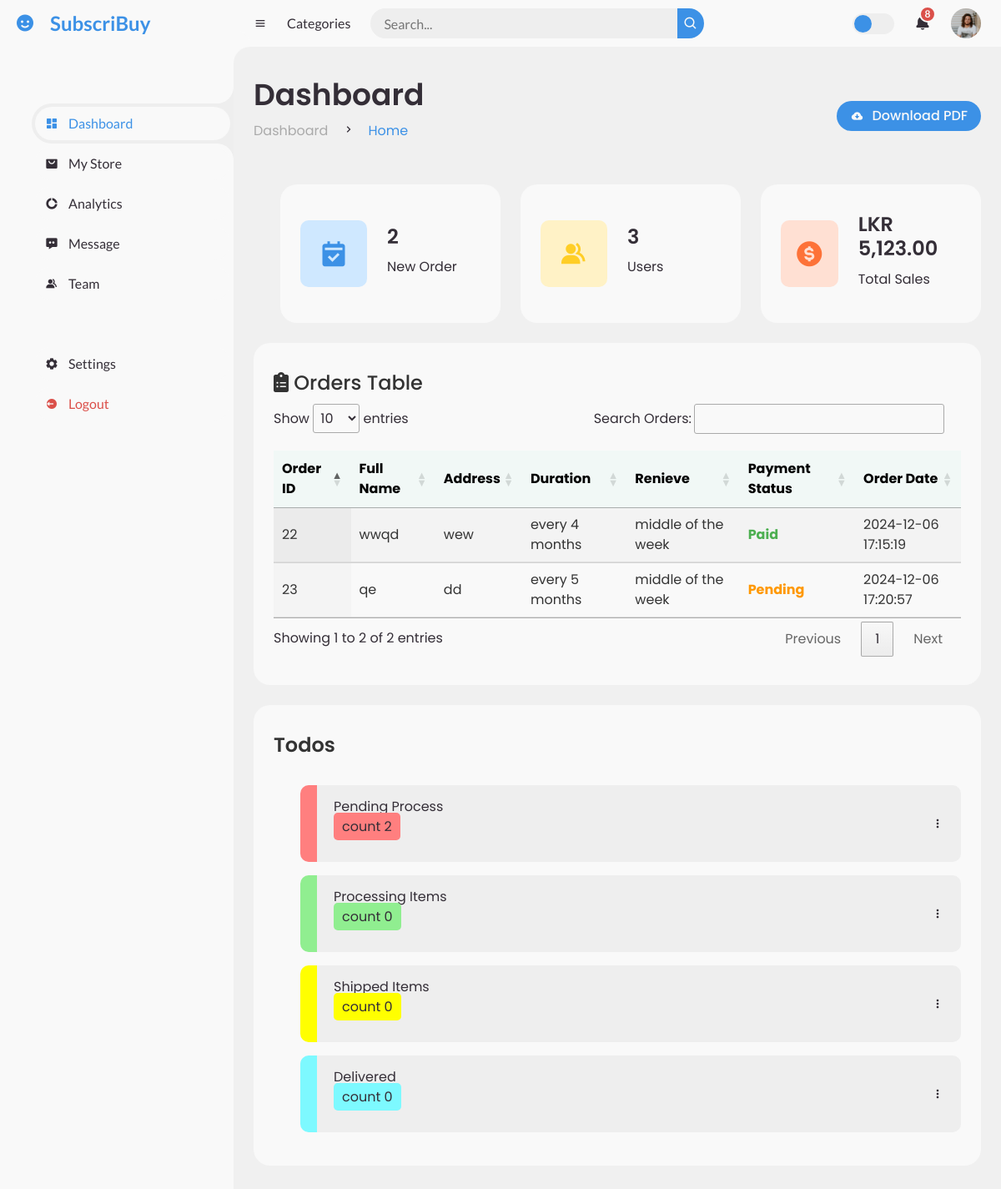
Page /admin/index.php on the earlier database version.
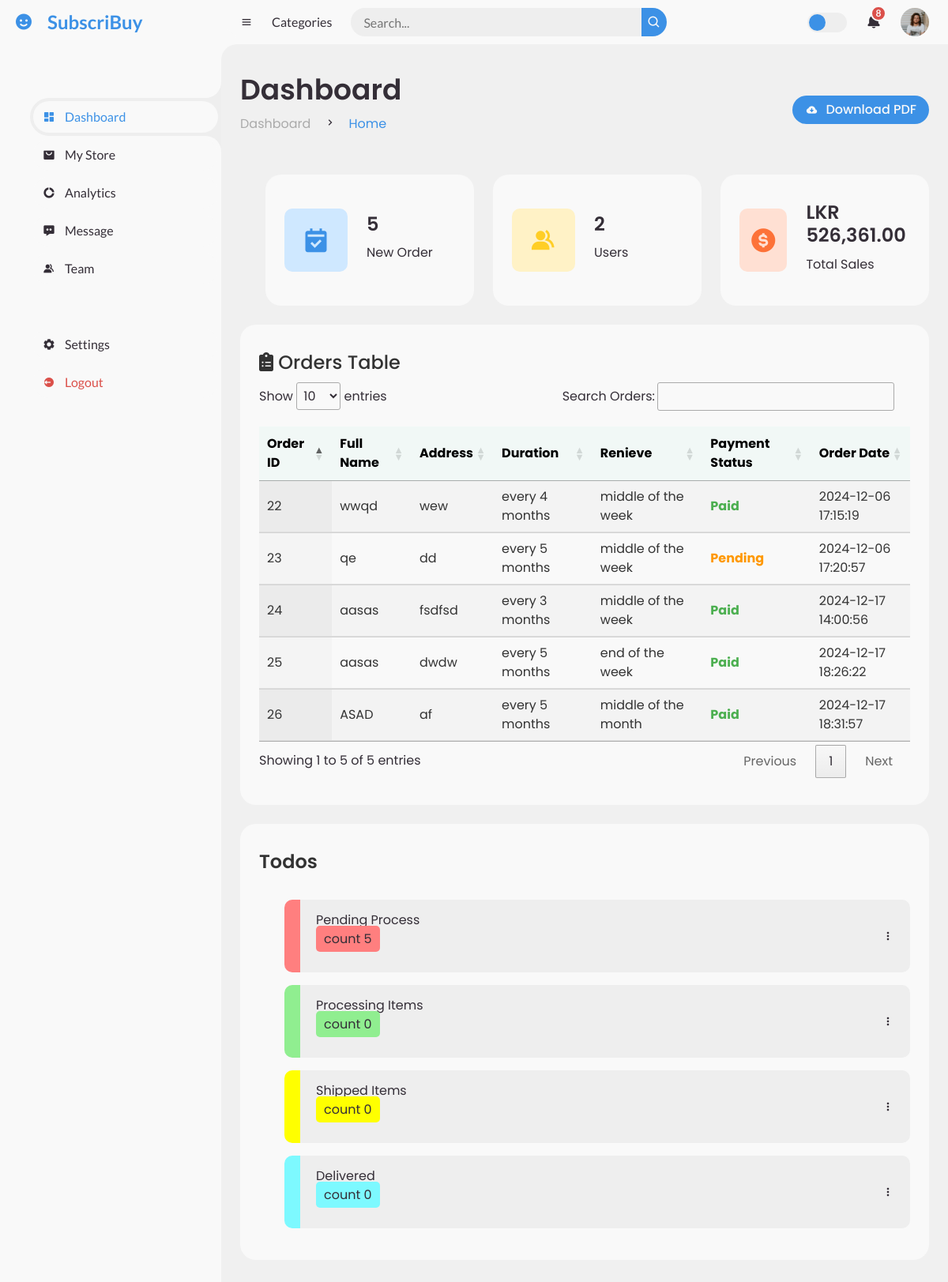
Same page on the later database version.
### tables this page shows
CREATE TABLE `orders` (
  `id` int(11) NOT NULL,
  `fullname` varchar(255) NOT NULL,
  `email` varchar(255) NOT NULL,
  `address` text NOT NULL,
  `duration` varchar(50) DEFAULT NULL,
  `renieve` varchar(255) DEFAULT NULL,
  `total_price` decimal(10,2) NOT NULL,
  `payment_status` enum('pending','paid','failed') DEFAULT 'pending',
  `transaction_id` varchar(255) DEFAULT NULL,
  `order_date` timestamp NOT NULL DEFAULT current_timestamp(),
  `order_status` varchar(20) DEFAULT 'toPay'
);

### admin/index.php (the view, shortened to what this page needs)
<?php
$activePage = 'dashboard';
include('admin-header.php');
?>
<?php
include '../dbase.php';
$query = "SELECT COUNT(*) AS pending_count FROM orders WHERE order_status = 'pending'";
$result = $conn->query($query);
$pending_count = 0;
if ($row = $result->fetch_assoc()) {
    $pending_count = $row['pending_count'];
}
$query = "SELECT COUNT(*) AS processing_count FROM orders WHERE order_status = 'processing'";
$result = $conn->query($query);
$processing_count = 0;
if ($row = $result->fetch_assoc()) {
    $processing_count = $row['processing_count'];
}
$query = "SELECT COUNT(*) AS shipped_count FROM orders WHERE order_status = 'shipped'";
$result = $conn->query($query);
$shipped_count = 0;
if ($row = $result->fetch_assoc()) {
    $shipped_count = $row['shipped_count'];
}
$query = "SELECT COUNT(*) AS delivered_count FROM orders WHERE order_status = 'delivered'";
$result = $conn->query($query);
$delivered_count = 0;
if ($row = $result->fetch_assoc()) {
    $delivered_count = $row['delivered_count'];
}
$query = "SELECT COUNT(c_id) AS customer_count FROM customers";
$result = $conn->query($query);
$customer_count = 0;
if ($result && $row = $result->fetch_assoc()) {
    $customer_count = $row['customer_count'];
}
$current_month = date('m');
$current_year = date('Y');
$query = "
    SELECT SUM(total_price) AS total_sales
    FROM orders
    WHERE payment_status = 'paid'
    AND MONTH(order_date) = $current_month
    AND YEAR(order_date) = $current_year
";
$result = $conn->query($query);
$total_sales = 0;
if ($result && $row = $result->fetch_assoc()) {
    $total_sales = $row['total_sales'] ? $row['total_sales'] : 0;
}
$query = "SELECT id, fullname, address, duration, renieve, payment_status, order_date FROM orders";
$result = $conn->query($query);
?>
    <link rel="stylesheet" href="https://cdn.datatables.net/1.13.6/css/jquery.dataTables.min.css">
    <link rel="stylesheet" href="https://cdnjs.cloudflare.com/ajax/libs/font-awesome/6.0.0/css/all.min.css">
    <main>
        <div class="head-title">
            <div class="left">
                <h1>Dashboard</h1>
                <ul class="breadcrumb">
                    <li>
                        <a href="#">Dashboard</a>
                    </li>
                    <li><i class='bx bx-chevron-right'></i></li>
                    <li>
                        <a class="active" href="#">Home</a>
                    </li>
                </ul>
            </div>
            <a href="#" class="btn-download">
                <i class='bx bxs-cloud-download'></i>
                <span class="text">Download PDF</span>
            </a>
        </div>
        <ul class="box-info">
        <li>
            <i class='bx bxs-calendar-check'></i>
            <span class="text">
                <h3><?php echo $pending_count; ?></h3>
                <p>New Order</p>
            </span>
        </li>
        <li>
            <i class='bx bxs-group'></i>
            <span class="text">
                <h3><?php echo $customer_count; ?></h3>
                <p>Users</p>
            </span>
        </li>
        <li>
            <i class='bx bxs-dollar-circle'></i>
            <span class="text">
                <h3>LKR <?php echo number_format($total_sales, 2); ?></h3>
                <p>Total Sales</p>
            </span>
        </li>
        </ul>
        <div class="table-data">
<div class="table-container">
    <table id="ordersTable" class="display">
    <h3><i class="fa-solid fa-clipboard-list"></i> Orders Table</h3>
        <thead>
            <tr>
                <th>Order ID</th>
                <th>Full Name</th>
                <th>Address</th>
                <th>Duration</th>
                <th>Renieve</th>
                <th>Payment Status</th>
                <th>Order Date</th>
            </tr>
        </thead>
        <tbody>
            <?php while ($row = $result->fetch_assoc()): ?>
                <tr>
                    <td><?php echo htmlspecialchars($row['id']); ?></td>
                    <td><?php echo htmlspecialchars($row['fullname']); ?></td>
                    <td><?php echo htmlspecialchars($row['address']); ?></td>
                    <td><?php echo htmlspecialchars($row['duration'] ?? 'N/A'); ?></td>
                    <td><?php echo htmlspecialchars($row['renieve'] ?? 'N/A'); ?></td>
                    <td class="status <?php echo strtolower($row['payment_status']); ?>">
                        <?php echo htmlspecialchars($row['payment_status']); ?>
                    </td>
                    <td><?php echo htmlspecialchars($row['order_date']); ?></td>
                </tr>
            <?php endwhile; ?>
        </tbody>
    </table>
</div>
            <div class="todo">
                <div class="head">
                    <h3>Todos</h3>
                </div>
                <ul class="todo-list" id="todoList">
                    <li class="todopending mouse" onclick="window.location.href='pending.php';">
                    <p>Pending Process &emsp;&emsp;&emsp;&emsp;&emsp;&emsp;
                    &emsp;&emsp;&emsp;&emsp;&emsp;&emsp;&emsp;&emsp;&emsp;
                    &emsp;&emsp;&emsp;&emsp;&emsp;&emsp;&emsp;&emsp;&emsp;
                    &emsp;&emsp;&emsp;&emsp;&emsp;&emsp;&emsp;&emsp;&emsp;
                    <span style="background-color: #FF7F7F; padding: 5px 10px 5px 10px; border-radius: 5px"> count  <?php echo $pending_count; ?></span></p>
                        <i class='bx bx-dots-vertical-rounded'></i>
                    </li>
                    <li class="todoprocess mouse" onclick="window.location.href='process.php';">
                        <p>Processing Items &nbsp;&nbsp;&emsp;&emsp;&emsp;&emsp;&emsp;
                    &emsp;&emsp;&emsp;&emsp;&emsp;&emsp;&emsp;&emsp;&emsp;
                    &emsp;&emsp;&emsp;&emsp;&emsp;&emsp;&emsp;&emsp;&emsp;
                    &emsp;&emsp;&emsp;&emsp;&emsp;&emsp;&emsp;&emsp;&emsp;
                    <span style="background-color: #90EE90; padding: 5px 10px 5px 10px; border-radius: 5px"> count  <?php echo $processing_count; ?></span></p></p>
                        <i class='bx bx-dots-vertical-rounded'></i>
                    </li>
                    <li class="todoshipent mouse" onclick="window.location.href='shipment.php';">
                        <p>Shipped Items
                    &emsp;&emsp;&emsp;&emsp;&emsp;&emsp;&emsp;
                    &emsp;&emsp;&emsp;&emsp;&emsp;&emsp;&emsp;&emsp;&emsp;
                    &emsp;&emsp;&emsp;&emsp;&emsp;&emsp;&emsp;&emsp;&emsp;
                    &emsp;&emsp;&emsp;&emsp;&emsp;&emsp;&emsp;&emsp;&emsp;
                    <span style="background-color: #FFFF00; padding: 5px 10px 5px 10px; border-radius: 5px"> count  <?php echo $shipped_count; ?></span></p></p>
                        <i class='bx bx-dots-vertical-rounded'></i>
                    </li>
                    <li class="todocompleted mouse" onclick="window.location.href='delivered.php';">
                        <p>Delivered &nbsp;
                    &emsp;&emsp;&emsp;&emsp;&emsp;&emsp;&emsp;&emsp;&emsp;
                    &emsp;&emsp;&emsp;&emsp;&emsp;&emsp;&emsp;&emsp;&emsp;
                    &emsp;&emsp;&emsp;&emsp;&emsp;&emsp;&emsp;&emsp;&emsp;
                    &emsp;&emsp;&emsp;&emsp;&emsp;&emsp;&emsp;&emsp;&emsp;
                    <span style="background-color: #7DF9FF; padding: 5px 10px 5px 10px; border-radius: 5px"> count  <?php echo $delivered_count; ?></span></p></p>
                        <i class='bx bx-dots-vertical-rounded'></i>
                    </li>
                </ul>
            </div>
        </div>
    </main>
</section>
</body>
</html>

### admin/admin-header.php (shortened to what this page needs)
<?php
$activePage = isset($activePage) ? $activePage : '';
?>
<!DOCTYPE html>
<html lang="en">
<head>
	<link href='https://unpkg.com/boxicons@2.0.9/css/boxicons.min.css' rel='stylesheet'>
	<link href="https://cdn.jsdelivr.net/npm/bootstrap@5.3.0-alpha1/dist/css/bootstrap.min.css" rel="stylesheet">
	<link rel="stylesheet" href="style.css">
    <link rel="stylesheet" href="myStoreStyle.css">
</head>
<body>
<section id="sidebar">
	<a href="#" class="brand">
		<i class='bx bxs-smile'></i>
		<span class="text">SubscriBuy</span>
	</a>
	<ul class="side-menu top">
		<li class="<?= $activePage === 'dashboard' ? 'active' : '' ?>">
			<a href="index.php">
				<i class='bx bxs-dashboard'></i>
				<span class="text">Dashboard</span>
			</a>
		</li>
		<li class="<?= $activePage === 'myStore' ? 'active' : '' ?>">
			<a href="myStore.php">
				<i class='bx bxs-shopping-bag-alt'></i>
				<span class="text">My Store</span>
			</a>
		</li>
		<li>
			<a href="#">
				<i class='bx bxs-doughnut-chart'></i>
				<span class="text">Analytics</span>
			</a>
		</li>
		<li class="<?= $activePage === 'message' ? 'active' : '' ?>">
			<a href="admin-messages.php">
				<i class='bx bxs-message-dots'></i>
				<span class="text">Message</span>
			</a>
		</li>
		<li>
			<a href="#">
				<i class='bx bxs-group'></i>
				<span class="text">Team</span>
			</a>
		</li>
	</ul>
	<ul class="side-menu">
		<li>
			<a href="admin.php">
				<i class='bx bxs-cog'></i>
				<span class="text">Settings</span>
			</a>
		</li>
		<li>
			<a href="logout.php" class="logout">
				<i class='bx bxs-log-out-circle'></i>
				<span class="text">Logout</span>
			</a>
		</li>
	</ul>
</section>
<section id="content">
    <nav>
        <i class='bx bx-menu'></i>
        <a href="#" class="nav-link">Categories</a>
        <form action="#">
            <div class="form-input">
                <input type="search" placeholder="Search...">
                <button type="submit" class="search-btn"><i class='bx bx-search'></i></button>
            </div>
        </form>
        <label for="switch-mode" class="switch-mode"></label>
        <a href="#" class="notification">
            <i class='bx bxs-bell'></i>
            <span class="num">8</span>
        </a>
        <a href="#" class="profile">
            <img src="img/people.png">
        </a>
    </nav>

### admin/mystorestyle.css (style rules this page uses)
body { font-family: 'Poppins', sans-serif; background-color: #f0f0f0; }

### admin/index.php (style rules this page uses)
h3 { text-align: left; font-size: 1.5rem; color: #333; margin: 10px 0; }
.table-container { width: 100%; margin: 0 auto; background-color: #fff; border-radius: 12px; padding: 20px; }
table { width: 100%; }
th { background-color: #f1f8f6; color: black; font-weight: 600; padding: 12px; text-align: left; }
td { padding: 12px 15px; border-bottom: 1px solid #ddd; text-align: left; color: #333; }
tr:nth-child(even) { background-color: #f9f9f9; }
.status { font-weight: bold; text-transform: capitalize; }
.status.pending { color: #ff9800; }
.status.paid { color: #4caf50; }
.mouse { cursor: pointer; }
.todocompleted { border-left: 20px solid #7DF9FF; border-radius: 5px; padding: 10px; }
.todopending { border-left: 20px solid #FF7F7F; border-radius: 5px; padding: 10px; }
.todoprocess { border-left: 20px solid #90EE90; border-radius: 5px; padding: 10px; }
.todoshipent { border-left: 20px solid #FFFF00; border-radius: 5px; padding: 10px; }

Differences in the rows shown:
added orders: id "24", fullname "aasas", address "fsdfsd", duration "every 3 months", renieve "middle of the week", payment_status "Paid", order_date "2024-12-17 14:00:56"
added orders: id "25", fullname "aasas", address "dwdw", duration "every 5 months", renieve "end of the week", payment_status "Paid", order_date "2024-12-17 18:26:22"
added orders: id "26", fullname "ASAD", address "af", duration "every 5 months", renieve "middle of the month", payment_status "Paid", order_date "2024-12-17 18:31:57"
Other differences:
$pending_count: "2" → "5"
$customer_count: "3" → "2"
$total_sales: "5,123.00" → "526,361.00"
text written by a page script: "Show entries Search Orders: Showing 1 to 2 of 2 entries Previous 1 Next" → "Show entries Search Orders: Showing 1 to 5 of 5 entries Previous 1 Next"
